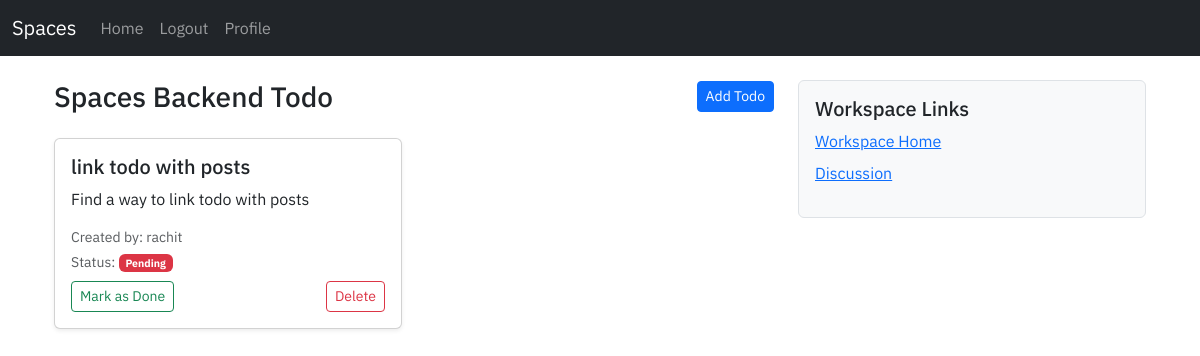
The app's page /workspace/todo/1/ (signed in) with its own data.
### workspace/models.py (models this page shows, shortened)
class Workspace(models.Model):
    name = models.CharField(max_length=255)
    description = models.TextField(blank=True, null=True)
    creator = models.ForeignKey(User, on_delete=models.CASCADE, related_name='created_workspaces')
    members = models.ManyToManyField(User, related_name='workspaces')
    created_at = models.DateTimeField(auto_now_add=True)

### todo/models.py (models this page shows)
class Todo(models.Model):
    task = models.CharField(max_length=100, null=False, blank=False)
    description = models.TextField(max_length=500, null=False, blank=False)
    status = models.BooleanField(default=False)
    creator = models.ForeignKey(User, on_delete=models.CASCADE)
    workspace = models.ForeignKey(Workspace, on_delete=models.CASCADE)

### workspace/decorators.py (the view)
    def wrap(request, *args, **kwargs):
        workspace_id = kwargs.get('workspace_id')
        workspace = get_object_or_404(Workspace, id=workspace_id)
        user = request.user
        if user == workspace.creator or user in workspace.members.all():
            return function(request, *args, **kwargs)
        else:
            return HttpResponseForbidden("You can not view this workspace")

### todo/views.py (called while the page is built)
@login_required
@user_membership_check
def workspace_todo(request, workspace_id):
    workspace = get_object_or_404(Workspace, id=workspace_id)
    todos = Todo.objects.filter(workspace=workspace)
    context = {
        'todos': todos,
        'workspace': workspace,
    }
    return render(request, 'todo/todo.html', context=context)

### todo/templates/todo/todo.html (shortened to what this page needs)
{% extends 'user/base.html' %}
{% block content %}
<div class="container mt-4">
    <div class="row">
        <div class="col-md-8">
            <div class="d-flex justify-content-between align-items-center mb-4">
                <h3 class="mb-0">{{ workspace.name }} Todo</h3>
                <a href="{% url 'todo-creation-form' workspace.id %}" class="btn btn-primary btn-sm">Add Todo</a>
            </div>
            {% if todos %}
                <div class="row">
                    {% for todo in todos %}
                        <div class="col-md-6 mb-3">
                            <div class="card shadow-sm">
                                <div class="card-body">
                                    <h5 class="card-title">{{ todo.task }}</h5>
                                    <p class="card-text">{{ todo.description }}</p>
                                    <p class="text-muted small mb-1">Created by: {{ todo.creator.username }}</p>
                                    <p class="text-muted small mb-2">Status:
                                        {% if todo.status %}
                                            <span class="badge bg-success">Done</span>
                                        {% else %}
                                            <span class="badge bg-danger">Pending</span>
                                        {% endif %}
                                    </p>
                                    <div class="d-flex justify-content-between">
                                        <a href="{% url 'todo-update-status' todo.id %}" class="btn btn-sm btn-outline-success">
                                            {% if todo.status %} Mark as Pending {% else %} Mark as Done {% endif %}
                                        </a>
                                        {% if request.user == todo.creator %}
                                        <a href="{% url 'delete-todo' todo.id %}" class="btn btn-sm btn-outline-danger" onclick="return confirm('Are you sure you want to delete this todo?');">
                                            Delete
                                        </a>
                                        {% endif %}
                                    </div>
                                </div>
                            </div>
                        </div>
                    {% endfor %}
                </div>
            {% else %}
                <div class="alert alert-info text-center" role="alert">
                    No todo items yet. Be the first to add one!
                </div>
            {% endif %}
        </div>
        <div class="col-md-4">
            <div class="p-3 bg-light border rounded">
                <h5>Workspace Links</h5>
                <ul class="list-unstyled">
                    <li><a href="{% url 'workspace' workspace.id %}" class="d-block mb-2">Workspace Home</a></li>
                    <li><a href="{% url 'workspace-discussion-index' workspace.id %}" class="d-block mb-2">Discussion</a></li>
                </ul>
            </div>
        </div>
    </div>
</div>
{% endblock %}

### user/static/user/style.css (style rules this page uses)
* { font-family: 'IBM Plex Sans', serif; }

### records on screen
Workspace: name "Spaces Backend"
Todo: task "link todo with posts", description "Find a way to link todo with posts", creator.username "rachit", status "Pending", shows "Delete"
